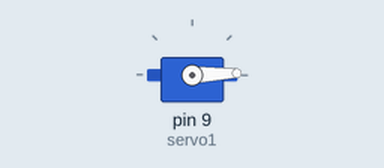
A sketch run on a simulated Arduino Uno, built with avr-gcc and run on an emulated ATmega328P. Shown: servo.

Above: at 0.05 s.
At 2.05 s:
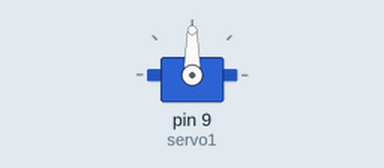
At 4.1 s:
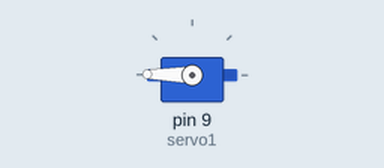
At 8.2 s:
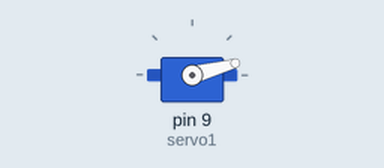
Timing chart, 0 to 11.2 s (numbered marks = the images above):
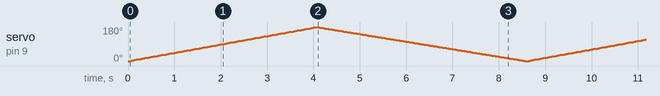

The sketch:

US_Servo_Rotate_180_slow.ino
```cpp
/*
SparkFun Tinker Kit
Example sketch 08

SINGLE SERVO

  Sweep a servo back and forth through its full range of motion.

This sketch was written by SparkFun Electronics,
with lots of help from the Arduino community.
This code is completely free for any use.
Visit http://learn.sparkfun.com/products/2 for SIK information.
Visit http://www.arduino.cc to learn more about Arduino.
*/

//include the servo library
#include <Servo.h>

//create a servo object called servo1
Servo servo1;


void setup()
{
  //attach servo1 to pin 9 on the Arduino 101
servo1.attach(9);
}


void loop()
{
  //create a local variable to store the servo's position.
  int position;

  // To control a servo, you give it the angle you'd like it
  // to turn to. Servos cannot turn a full 360 degrees, but you
  // can tell it to move anywhere between 0 and 180 degrees.

 // Tell servo to go to 180 degrees, stepping by two degrees
  for(position = 0; position < 180; position += 2)
  {
  // Move to next position
servo1.write(position);
     // Short pause to allow it to move
    delay(45);

  }

  // Tell servo to go to 0 degrees, stepping by one degree
  for(position = 180; position >= 0; position -= 1)
  {
    // Move to next position
servo1.write(position);
    // Short pause to allow it to move
    delay(25);
  }
  }
```
